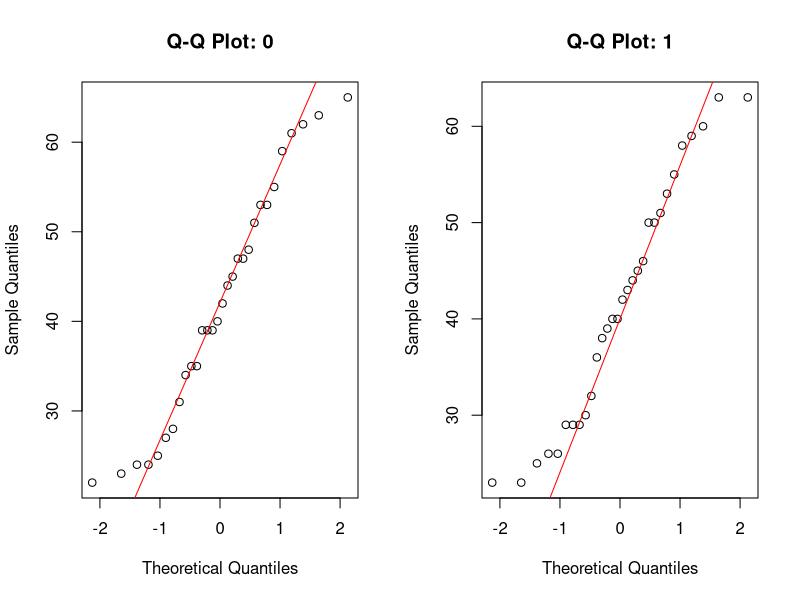
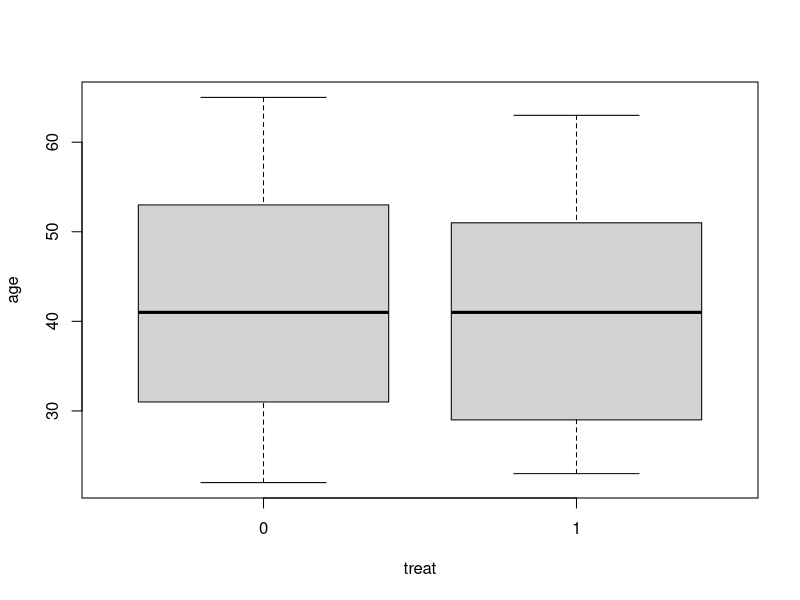
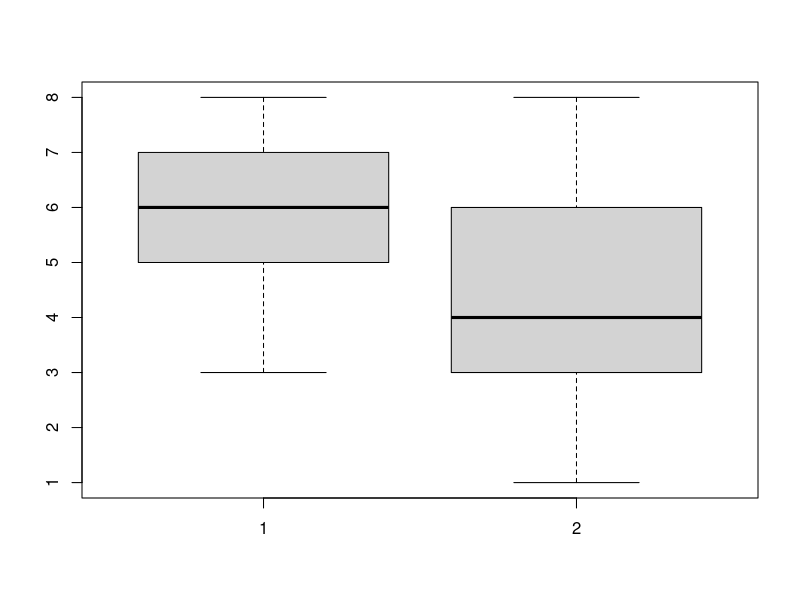

Recreate these plots in R, in order.
# 보건의료통계학 - 부산대학교 김남권 교수

################################################################################
# 9강. 평균비교
################################################################################

# 이 강의는 R 기본 함수(stats)만 사용하므로 별도 패키지가 필요 없습니다.

# Working directory

setwd("")

getwd()

vas <- read.csv("vas.csv")

head(vas)

str(vas)

# 1. One sample mean test

shapiro.test(vas$age)

t.test(vas$age, mu=30)

# 2. Independent t test

shapiro.test(vas$age[vas$treat==0])
shapiro.test(vas$age[vas$treat==1])

by(vas$age, vas$treat, shapiro.test)

var.test(age ~ treat, data=vas)

# 참고 정규성 그래프 검토 : 창을 1행 2열로 나누어 두 그룹의 plot을 동시 확인
par(mfrow = c(1, 2))
qqnorm(vas$age[vas$treat == unique(vas$treat)[1]], main = paste("Q-Q Plot:", unique(vas$treat)[1]))
qqline(vas$age[vas$treat == unique(vas$treat)[1]], col = "red")

qqnorm(vas$age[vas$treat == unique(vas$treat)[2]], main = paste("Q-Q Plot:", unique(vas$treat)[2]))
qqline(vas$age[vas$treat == unique(vas$treat)[2]], col = "red")
par(mfrow = c(1, 1)) # 그래프 설정 초기화

t.test(age ~ treat, data=vas)

t.test(age ~ treat, data=vas, var.equal = T)

boxplot(age ~ treat, data=vas)

# 3. Paired t test

vas$diff <- vas$vas_2 - vas$vas_1

shapiro.test(vas$diff)

t.test(vas$vas_1, vas$vas_2, paired = TRUE)

boxplot(vas$vas_1, vas$vas_2)

rm(list=ls())

################################################################################
